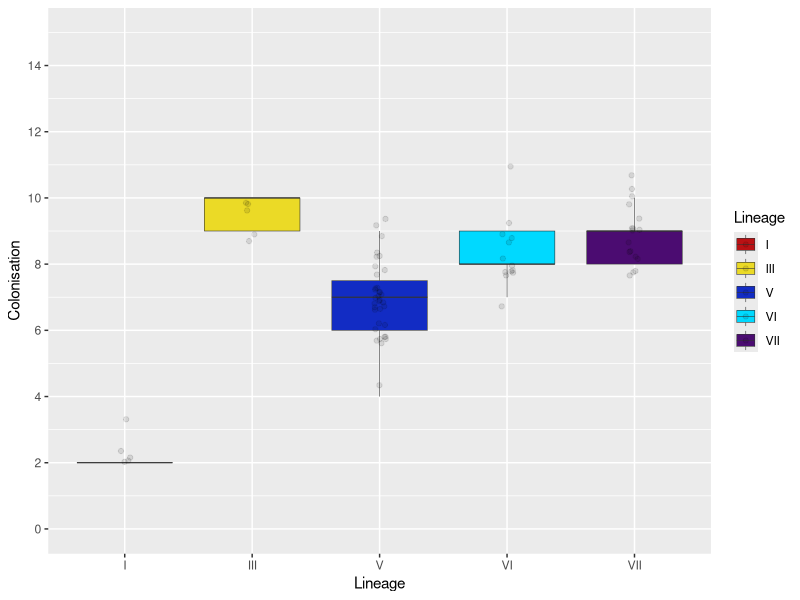

Reproduce this figure in R.
setwd("~/")
library(ggplot2)
library(tidyverse)
library(ggpubr)

# colonisation plot
data <- read.csv("colonisation_gene_count_comparison.csv", header = TRUE, stringsAsFactors = TRUE)
data
p <- ggplot(data, aes(x=Lineage, y=Colonisation, fill=Lineage)) + 
  geom_boxplot(outlier.colour = "black", outlier.shape = NA, outlier.alpha = 0.1, notch=FALSE,varwidth = FALSE, size=0.2) +
  scale_y_continuous(breaks = c(0,2,4,6,8,10,12,14,16),limits=c(0, 15)) + geom_jitter(width = 0.05, alpha=0.1) + scale_fill_manual(values=c("I"="#ba1114","III"="#ebda26","V"="#122cc4","VI"="#00d9ff","VII"="#4b0c71"))
p
